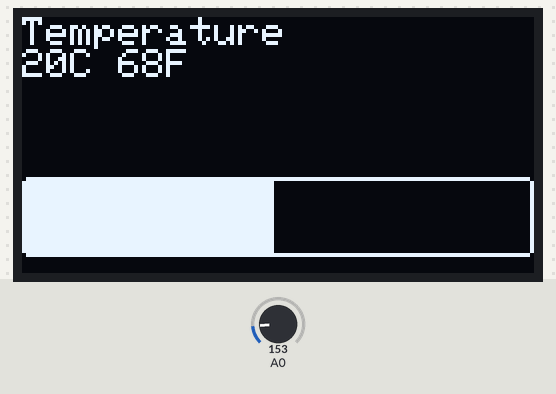
The sketch below on a simulated Arduino Uno, built with avr-gcc and run on an emulated ATmega328P. Shown: 128×64 one-colour display. The inputs (shaded band) are chosen by the test bench; at power-on: A0 = 153. What the sketch prints to the serial monitor is not drawn.

Above: at 3.0 s.
3.1 s: A0 set to 165
At 5.7 s:
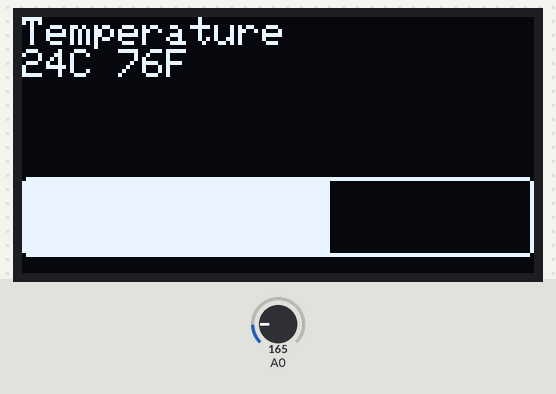
6.1 s: A0 set to 175
At 8.7 s:
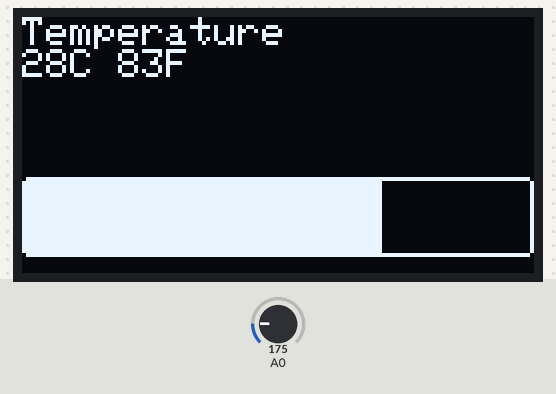
9.0 s: A0 set to 191
At 10.8 s:
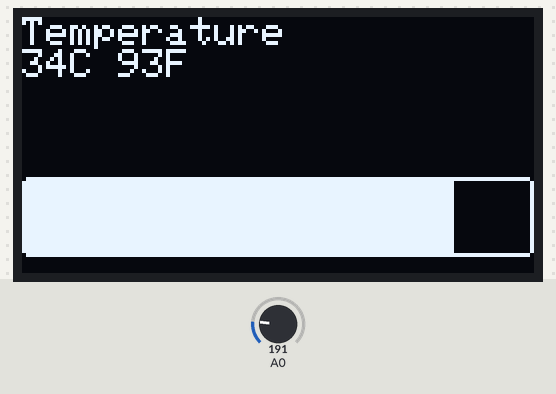
Timing chart, 0 to 12.3 s (numbered marks = the images above; inputs shaded):
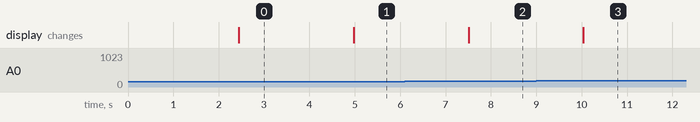

Measured:
- after the input at 3.1 s, the display: changes after 1.9 s (image 1)
- after the input at 6.1 s, the display: changes after 1.4 s (image 2)
- after the input at 9.0 s, the display: changes after 1.0 s (image 3)

The sketch:

OLED_Thermometer.ino
```cpp
/*

  Uses TMP36 sensor and OLED Adafruit compatible display over I2C bus

  Requires:
   - TMP36 sensor
   - OLED Adafruit compatible display
   - https://github.com/adafruit/Adafruit_SSD1306
   - https://github.com/adafruit/Adafruit-GFX-Library

*/

#include <SPI.h>
#include <Wire.h>
#include <Math.h>
#include <Adafruit_GFX.h>
#include <Adafruit_SSD1306.h>

#define OLED_RESET 4
#define MAX_TEMPERATURE 40.0
#define DISPLAY_I2C_ADDR 0x3C
#define DISPLAY_UPDATE_FREQ 20

Adafruit_SSD1306 display(OLED_RESET);

#if (SSD1306_LCDHEIGHT != 64)
#error("Height incorrect, please fix Adafruit_SSD1306.h!");
#endif

int tempSampleCounter = 0;
float samples[DISPLAY_UPDATE_FREQ];

void setup()   {
  Serial.begin(9600);
  display.begin(SSD1306_SWITCHCAPVCC, DISPLAY_I2C_ADDR);
}

void loop() {

  float value = analogRead(A0);
  float voltage = value * (5.0 / 1023.0) - 0.15;
  float temperature = (100 * voltage) - 40;

  samples[tempSampleCounter] = temperature;
  tempSampleCounter++;
  if(tempSampleCounter == DISPLAY_UPDATE_FREQ) {
    float avgTemperature = 0.0;
    for(int i=0; i< DISPLAY_UPDATE_FREQ; i++) {
      avgTemperature += samples[i];
    }
    avgTemperature = avgTemperature / DISPLAY_UPDATE_FREQ;
    updateDisplay(avgTemperature);
    tempSampleCounter=0;
  }

  delay(125);
}

void updateDisplay(float temperatureCelsius) {
  float factor = 1.0;
  if(temperatureCelsius < MAX_TEMPERATURE) {
    factor = ( MAX_TEMPERATURE-(MAX_TEMPERATURE - temperatureCelsius)) / MAX_TEMPERATURE;
  }
  Serial.println(factor);
  if(factor<0.0) factor = 0.0;
  float fillWidth = factor * display.width();

  display.clearDisplay();
  display.setTextSize(1);
  display.setTextColor(WHITE);
  display.setCursor(0,0);
  display.println("Temperature");

  display.print(round(temperatureCelsius));
  display.print("C ");

  float fahrenheit = temperatureCelsius*1.8 + 32.00;
  display.print(round(fahrenheit));
  display.print("F ");

  // progress bar
  display.drawRoundRect(0, 40, display.width(), 20, 2, WHITE); // x, y, width, height, radius, color
  display.fillRoundRect(0, 40, fillWidth, 20, 2, WHITE);

  display.display();
}
```
